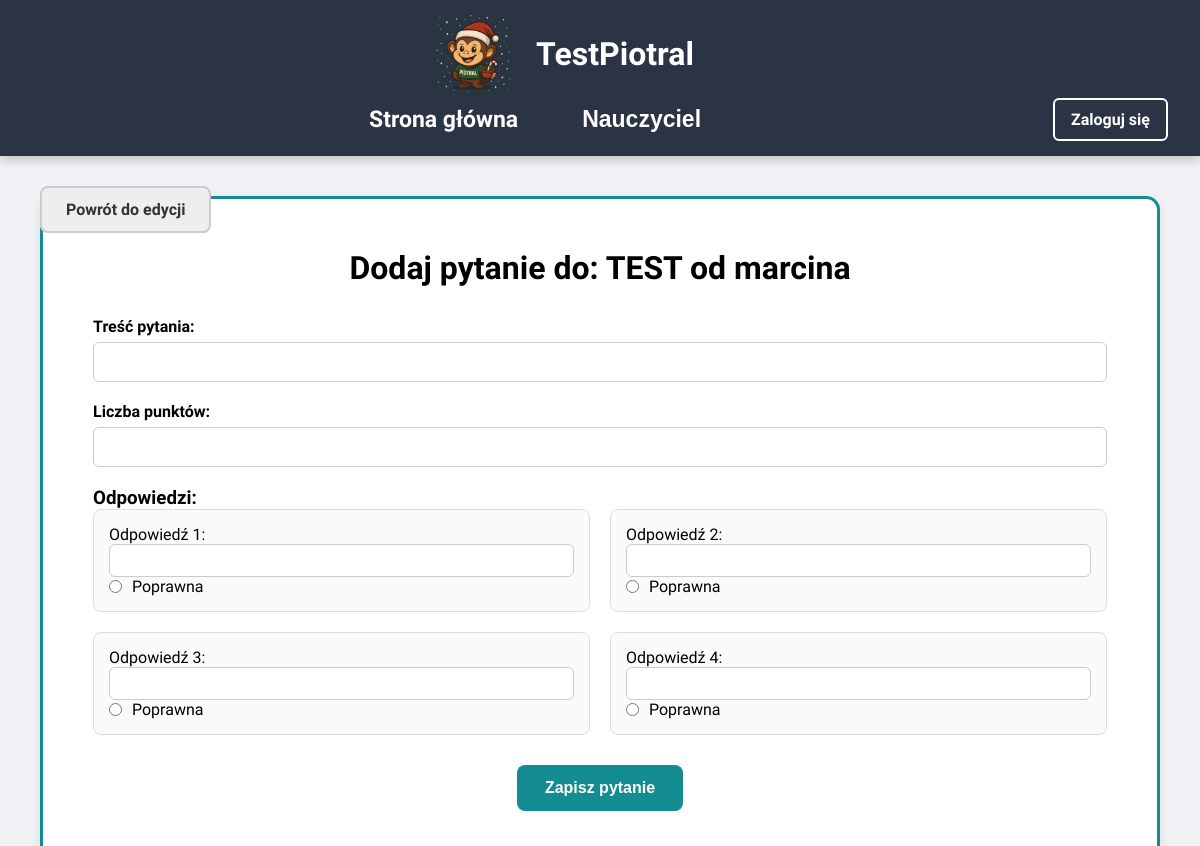
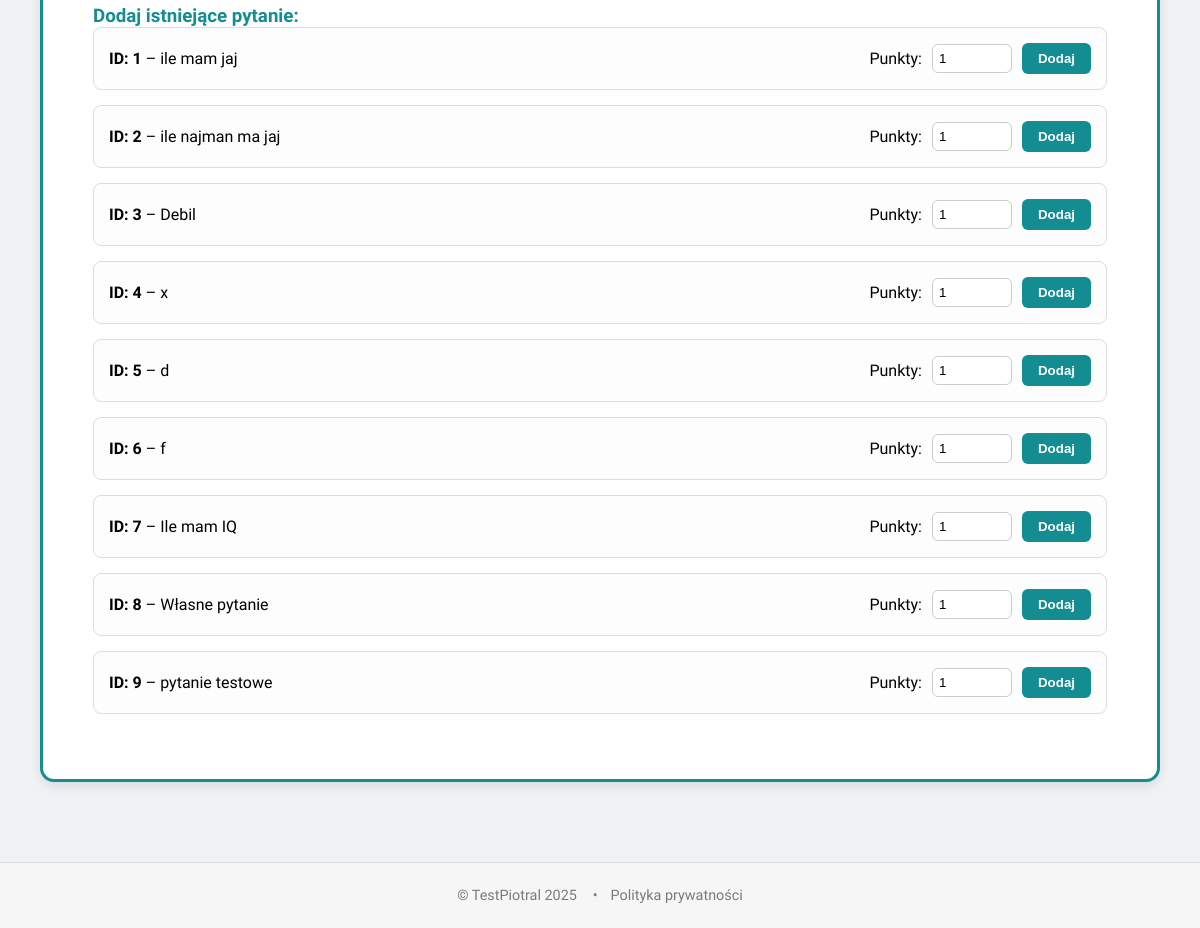
Screenshot of /teacher/tests/9/add_question with the database file from the repository (2 pictures, top to bottom).
### models.py (models this page shows, shortened)
class Test(db.Model):
    __tablename__ = 'tests'
    id = db.Column(db.Integer, primary_key=True, autoincrement=True)
    title = db.Column(db.String(100), nullable=False)
    description = db.Column(db.String, nullable=False)
    teacher_id = db.Column(db.Integer, db.ForeignKey('user_info.id'), nullable=False)
    teacher = db.relationship('UserInfo', backref='tests')
    subject_id = db.Column(db.Integer, db.ForeignKey('subjects.id'), nullable=False)
    subject = db.relationship('Subject', backref='tests')
    groups = db.relationship('Group', secondary='test_groups', backref='tests')

class Question(db.Model):
    __tablename__ = 'questions'
    id = db.Column(db.Integer, primary_key=True)
    text = db.Column(db.String, nullable=False)

### app.py (the view, shortened to what this page needs)
@app.route('/teacher/tests/<int:test_id>/add_question', methods=['GET', 'POST'])
def add_question_to_test(test_id):
    test = Test.query.get_or_404(test_id)
    existing_questions = Question.query.all()
    return render_template('add_question.html', test=test, existing_questions=existing_questions)

### templates/add_question.html (shortened to what this page needs)
{% extends "base.html" %}
{% set page_class = "teacher-page" %}
{% block head %}
  <link rel="stylesheet" href="{{ url_for('static', filename='css/teacher.css') }}">
  <link rel="stylesheet" href="{{ url_for('static', filename='css/style.css') }}">
{% endblock %}
{% block body %}
<div class="page-container">
  {% include "components/navbar.html" %}
  <div class="return-btn-wrapper">
    <a href="{{ url_for('edit_test', test_id=test.id) }}" class="back-btn">Powrót do edycji</a>
  </div>
  <div class="main-layout">
    <div class="panel">
      <h2>Dodaj pytanie do: {{ test.title }}</h2>
      <form method="post">
        <div class="form-group">
          <label>Treść pytania:</label>
          <input type="text" name="question_text" required>
        </div>
        <div class="form-group">
          <label>Liczba punktów:</label>
          <input type="number" name="points" min="1" required>
        </div>
        <h3>Odpowiedzi:</h3>
        <div class="answers-grid">
          {% for i in range(1,5) %}
          <div class="answer-card">
            <label>Odpowiedź {{ i }}:</label>
            <input type="text" name="answer_{{ i }}" style="width:100%;padding:8px;border:1px solid #ccc;border-radius:6px;">
            <label>
              <input type="radio" name="is_correct" value="{{ i }}"> Poprawna
            </label>
          </div>
          {% endfor %}
        </div>
        <div style="text-align:center;">
          <button type="submit" class="btn-submit">Zapisz pytanie</button>
        </div>
      </form>
      <div class="existing-section">
        <h3>Dodaj istniejące pytanie:</h3>
        {% for q in existing_questions %}
        <div class="existing-card">
          <div>
            <strong>ID: {{ q.id }}</strong> – {{ q.text }}
          </div>
          <form method="post">
            <label>Punkty:</label>
            <input type="number" name="points" value="1" min="1" required>
            <button type="submit">Dodaj</button>
          </form>
        </div>
        {% endfor %}
      </div>
    </div>
  </div>
</div>
<footer class="footer">
  <div class="footer-container">
    <p>© TestPiotral 2025</p>
    <ul class="footer-links"><li>•</li><li><a href="#">Polityka prywatności</a></li></ul>
  </div>
</footer>
{% endblock %}

### templates/base.html (shortened to what this page needs)
<!DOCTYPE html>
<html lang="pl">
<head>
  <link rel="stylesheet" href="{{ url_for('static', filename='css/style.css') }}">
  {% block head %}{% endblock %}
</head>
<body class="{{ page_class|default('default') }}">
  {% block body %}{% endblock %}
</body>
</html>

### templates/components/navbar.html (shortened to what this page needs)
<div class="header">
    <div class="nav-left">
      <img src="{{ url_for('static', filename='img/monke.png') }}" class="logo">
      <span class="brand">TestPiotral</span>
    </div>
    <nav class="navbar teacher-dropdown">
      <a href="{{ url_for('index') }}" class="dropbtn">Strona główna</a>
      {% if page_class != 'auth-page' %}
        <div class="dropdown">
          <button class="dropbtn">Nauczyciel</button>
        </div>
      {% endif %}
    </nav>
    {% if page_class != 'auth-page' %}
      <div class="auth-buttons">
        {% if session.user_id %}
          <a href="{{ url_for('logout') }}" class="auth-link">Wyloguj się</a>
        {% else %}
          <a href="{{ url_for('register', tab='login') }}" class="auth-link">Zaloguj się</a>
        {% endif %}
      </div>
    {% endif %}
  </div>

### static/css/style.css (style rules this page uses)
* { margin: 0; padding: 0; box-sizing: border-box; }
.header { background-color: #2b3444; color: white; padding: 0.8rem 2rem; display: flex; justify-content: space-between; align-items: center; position: fixed; top: 0; left: 0; width: 100%; z-index: 1000; }
.logo { height: 83px; margin-right: 11px; vertical-align: middle; }
.nav-left { display: flex; align-items: center; gap: 10px; font-weight: 700; font-size: 32px; color: white; margin: 0 auto; margin-left: 25rem; }
.navbar { display: flex; align-items: center; gap: 1.5rem; margin: 0 auto; }
.navbar a { color: white; text-decoration: none; font-weight: 590; transition: color 0.3s ease; }
.footer { background-color: #f6f6f6; padding: 1.5rem 2rem; font-size: 0.9rem; color: #7a7a7a; border-top: 1px solid #ddd; }
.footer-container { display: flex; justify-content: center; align-items: center; flex-wrap: wrap; gap: 1rem; }
.footer-links { display: flex; list-style: none; gap: 0.8rem; margin: 0; padding: 0; }
.footer-links a { text-decoration: none; color: #7a7a7a; transition: color 0.2s ease; }
.dropbtn { font-size: 23px; font-weight: 800; color: white; background: none; border: none; padding: 10px 20px; cursor: pointer; transition: color 0.3s ease; }
.teacher-dropdown .dropdown { position: relative; }
.dropdown { position: relative; display: inline-block; }
.auth-link { color: white; background-color: transparent; padding: 10px 16px; font-weight: 600; font-size: 16px; border: 2px solid white; border-radius: 6px; margin-left: 20px; text-decoration: none; transition: all 0.3s ease; }
body:not(.auth-page) { padding-top: 100px; }
.auth-buttons { margin-left: 0.5rem; }
.navbar.teacher-dropdown { margin-right: 19rem; }

### static/css/teacher.css (style rules this page uses)
* { margin: 0; padding: 0; box-sizing: border-box; }
.header { background-color: #2b3444; padding: 1.2rem 2rem; color: white; box-shadow: 0 4px 10px rgba(0,0,0,0.2); position: relative; display: flex; justify-content: space-between; align-items: center; flex-wrap: wrap; }
.nav-left { display: flex; align-items: center; font-size: 1.8rem; font-weight: 700; gap: 12px; }
.logo { height: 48px; }
.navbar { display: flex; gap: 3.9rem; font-size: 1.3rem; }
.navbar a { color: white; text-decoration: none; font-weight: 600; transition: color 0.3s; }
.footer { background-color: #2b3444; color: white; text-align: center; padding: 1.5rem 1rem; width: 100%; font-size: 0.9rem; }
.footer-container { display: flex; justify-content: center; align-items: center; flex-wrap: wrap; gap: 1rem; }
.footer-links { display: flex; list-style: none; gap: 0.8rem; margin: 0; padding: 0; }
.footer-links a { text-decoration: none; color: #7a7a7a; transition: color 0.2s ease; }

### templates/base.html (style rules this page uses)
body { font-family: 'Segoe UI', Tahoma, Geneva, Verdana, sans-serif; margin: 0; padding: 0; box-sizing: border-box; background-color: #f5f7fa; }

### rows the page displays
Test: title "TEST od marcina"
Question: id "1", text "ile mam jaj"
Question: id "2", text "ile najman ma jaj"
Question: id "3", text "Debil"
Question: id "4", text "x"
Question: id "5", text "d"
Question: id "6", text "f"
Question: id "7", text "Ile mam IQ"
Question: id "8", text "Własne pytanie"
Question: id "9", text "pytanie testowe"

### other values shown
{{ i }} "1" "2" "3" "4"
